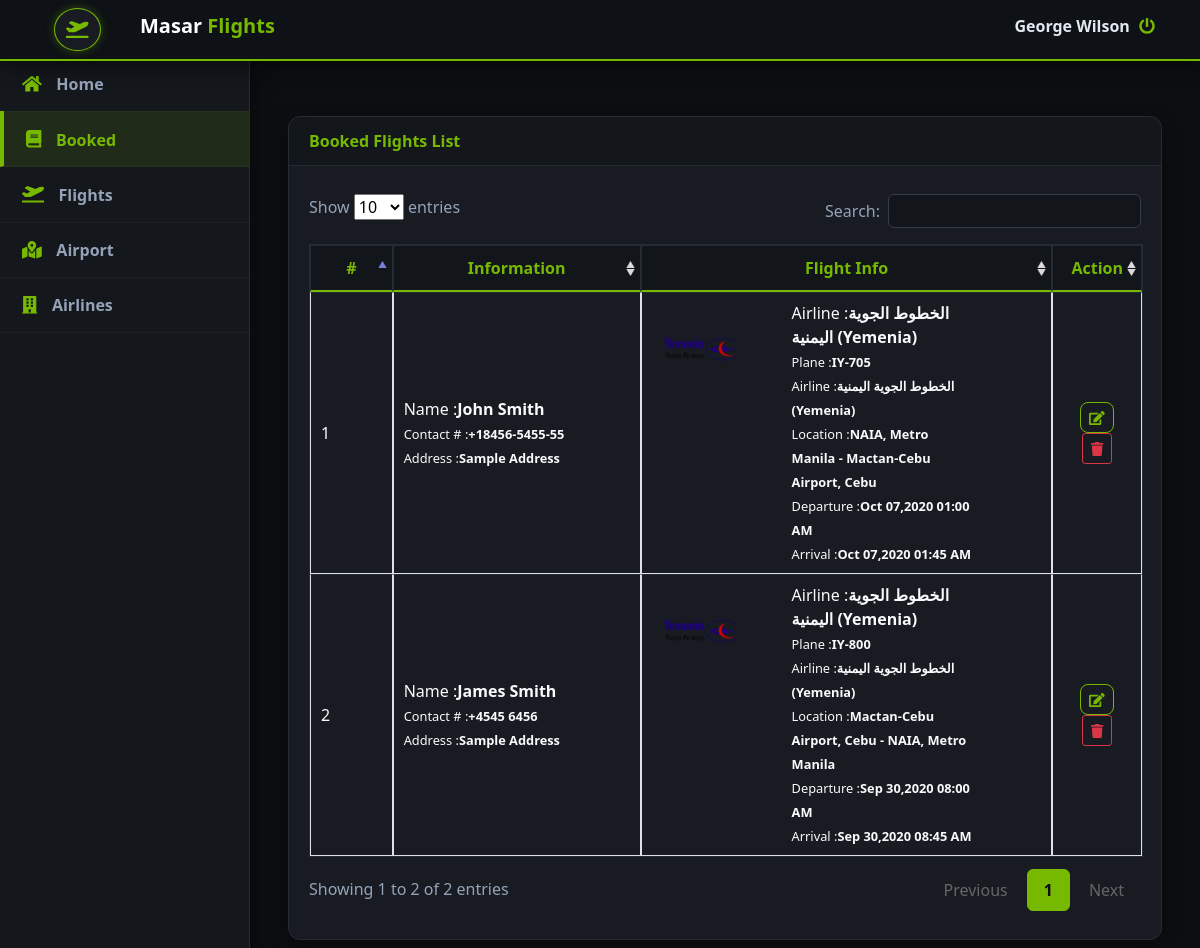
The app's page /admin/index.php?page=booked (signed in) with its own data.
### tables this page shows
CREATE TABLE `booked_flight` (
  `id` int(30) NOT NULL,
  `flight_id` int(30) NOT NULL,
  `name` text NOT NULL,
  `address` text NOT NULL,
  `contact` text NOT NULL
);

CREATE TABLE `airlines_list` (
  `id` int(30) NOT NULL,
  `airlines` text NOT NULL,
  `logo_path` text NOT NULL
);

CREATE TABLE `flight_list` (
  `id` int(30) NOT NULL,
  `airline_id` int(30) NOT NULL,
  `plane_no` text NOT NULL,
  `departure_airport_id` int(30) NOT NULL,
  `arrival_airport_id` int(30) NOT NULL,
  `departure_datetime` datetime NOT NULL,
  `arrival_datetime` datetime NOT NULL,
  `seats` int(10) NOT NULL DEFAULT 0,
  `price` double NOT NULL,
  `date_created` datetime NOT NULL DEFAULT current_timestamp()
);

### admin/booked.php (the view, shortened to what this page needs)
<?php include 'db_connect.php' ?>
<div class="container-fluid">
	<div class="col-lg-12">
		<div class="card">
			<div class="card-header">
				<large class="card-title">
					<b>Booked Flights List</b>
				</large>
			</div>
			<div class="card-body">
				<table class="table table-bordered" id="flight-list">
					<colgroup>
						<col width="10%">
						<col width="30%">
						<col width="50%">
						<col width="10%">
					</colgroup>
					<thead>
						<tr>
							<th class="text-center">#</th>
							<th class="text-center">Information</th>
							<th class="text-center">Flight Info</th>
							<th class="text-center">Action</th>
						</tr>
					</thead>
					<tbody>
						<?php
							$airport = $conn->query("SELECT * FROM airport_list ");
							while($row = $airport->fetch_assoc()){
								$aname[$row['id']] = ucwords($row['airport'].', '.$row['location']);
							}
							$i=1;
							$qry = $conn->query("SELECT b.*,f.*,a.airlines,a.logo_path,b.id as bid FROM  booked_flight b inner join flight_list f on f.id = b.flight_id inner join airlines_list a on f.airline_id = a.id  order by b.id desc");
							while($row = $qry->fetch_assoc()):
						 ?>
						 <tr>
						 	<td><?php echo $i++ ?></td>
						 	<td>
						 		<p>Name :<b><?php echo $row['name'] ?></b></p>
						 		<p><small>Contact # :<b><?php echo $row['contact'] ?></small></b></p>
						 		<p><small>Address :<b><?php echo $row['address'] ?></small></b></p>
						 	</td>
						 	<td>
						 		<div class="row">
						 		<div class="col-sm-4">
						 			<img src="../assets/img/<?php echo $row['logo_path'] ?>" alt="" class="btn-rounder badge-pill">
						 		</div>
						 		<div class="col-sm-6">
						 		<p>Airline :<b><?php echo $row['airlines'] ?></b></p>
						 		<p><small>Plane :<b><?php echo $row['plane_no'] ?></small></b></p>
						 		<p><small>Airline :<b><?php echo $row['airlines'] ?></small></b></p>
						 		<p><small>Location :<b><?php echo $aname[$row['departure_airport_id']].' - '.$aname[$row['arrival_airport_id']] ?></small></b></p>
						 		<p><small>Departure :<b><?php echo date('M d,Y h:i A',strtotime($row['departure_datetime'])) ?></small></b></p>
						 		<p><small>Arrival :<b><?php echo date('M d,Y h:i A',strtotime($row['arrival_datetime'])) ?></small></b></p>
						 		</div>
						 		</div>
						 	</td>
						 	<td class="text-center">
						 			<button class="btn btn-outline-primary btn-sm edit_booked" type="button" data-id="<?php echo $row['bid'] ?>"><i class="fa fa-edit"></i></button>
						 			<button class="btn btn-outline-danger btn-sm delete_booked" type="button" data-id="<?php echo $row['bid'] ?>"><i class="fa fa-trash"></i></button>
						 	</td>
						 </tr>
						<?php endwhile; ?>
					</tbody>
				</table>
			</div>
		</div>
	</div>
</div>

### admin/assets/css/admin_theme_masar.css (style rules this page uses)
body { background-color: var(--admin-bg-black) !important; color: var(--admin-text-white) !important; font-family: 'Segoe UI', Tahoma, Geneva, Verdana, sans-serif; }
.card { background: var(--admin-bg-card) !important; border: 1px solid var(--admin-border) !important; border-radius: 12px !important; color: var(--admin-text-white) !important; box-shadow: 0 6px 20px rgba(0, 0, 0, 0.4) !important; }
.card-header { background: var(--admin-bg-card-header) !important; border-bottom: 1px solid var(--admin-border) !important; color: var(--admin-primary) !important; font-weight: 700 !important; border-radius: 12px 12px 0 0 !important; }
.table { color: var(--admin-text-white) !important; border-color: var(--admin-border) !important; }
.table thead th { background-color: var(--admin-bg-dark) !important; border-color: var(--admin-border) !important; color: var(--admin-primary) !important; font-weight: 700 !important; border-bottom: 2px solid var(--admin-primary) !important; }
.table tbody tr { background-color: var(--admin-bg-card) !important; border-color: var(--admin-border) !important; transition: background 0.2s ease; }
.table td, .table th { border-top: 1px solid var(--admin-border) !important; vertical-align: middle !important; }
.btn-outline-primary { color: var(--admin-primary) !important; border-color: var(--admin-primary) !important; background: transparent !important; font-weight: 600 !important; border-radius: 8px !important; }

### admin/index.php (style rules this page uses)
body { background: #0c0e11 !important; color: #f8fafc; }

### admin/booked.php (style rules this page uses)
td p { margin:unset; }
td img { width: 8vw; height: 12vh; }
td { vertical-align: middle !important; }

### records on screen
booked_flight: name "John Smith", contact "+18456-5455-55", address "Sample Address", airlines_list.logo_path (picture), airlines_list.airlines "الخطوط الجوية اليمنية (Yemenia)", flight_list.plane_no "IY-705", flight_list.departure_airport_id "NAIA, Metro Manila", flight_list.arrival_airport_id "Mactan-Cebu Airport, Cebu", flight_list.departure_datetime "Oct 07,2020 01:00 AM", flight_list.arrival_datetime "Oct 07,2020 01:45 AM"
booked_flight: name "James Smith", contact "+4545 6456", address "Sample Address", airlines_list.logo_path (picture), airlines_list.airlines "الخطوط الجوية اليمنية (Yemenia)", flight_list.plane_no "IY-800", flight_list.departure_airport_id "Mactan-Cebu Airport, Cebu", flight_list.arrival_airport_id "NAIA, Metro Manila", flight_list.departure_datetime "Sep 30,2020 08:00 AM", flight_list.arrival_datetime "Sep 30,2020 08:45 AM"

### other values on screen
$_SESSION['login_name'] "George Wilson"
